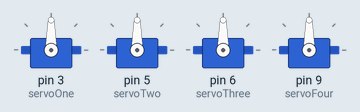
This sketch was run on a simulated Arduino Uno, built with avr-gcc and run on an emulated ATmega328P. Shown: 4 × servo.

Above: at 4.55 s.
Timing chart, 0 to 40.0 s (numbered marks = the images above):
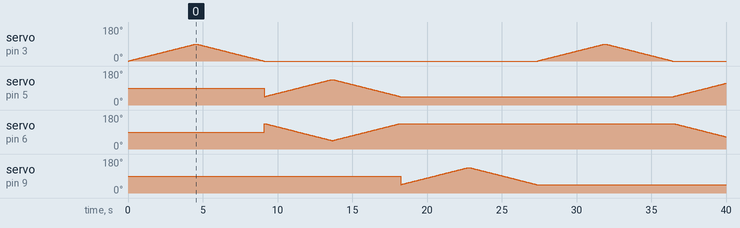

The sketch:

CH_Seven_Sketch_Four.ino
```cpp
#include <Servo.h>


Servo servoOne;
Servo servoTwo;
Servo servoThree;
Servo servoFour;


int pos;


void setup() {
  servoOne.attach(3);
  servoTwo.attach(5);
  servoThree.attach(6);
  servoFour.attach(9);
}


void loop() {
  for (pos = 0; pos <= 90; pos++) {
    servoOne.write(pos);
    delay(50);
  }
  for (pos = 90; pos >= 0; pos--) {
    servoOne.write(pos);
    delay(50);
  }
  for (pos = 0; pos <= 90; pos++) {
    servoTwo.write(45 + pos);
    servoThree.write(135 - pos);
    delay(50);
  }
  for (pos = 0; pos <= 90; pos++) {
    servoTwo.write(135 - pos);
    servoThree.write(45 + pos);
    delay(50);
  }
  for (pos = 45; pos <= 135; pos++) {
    servoFour.write(pos);
    delay(50);
  }
  for (pos = 135; pos >= 45; pos--) {
    servoFour.write(pos);
    delay(50);
  }
}
```
